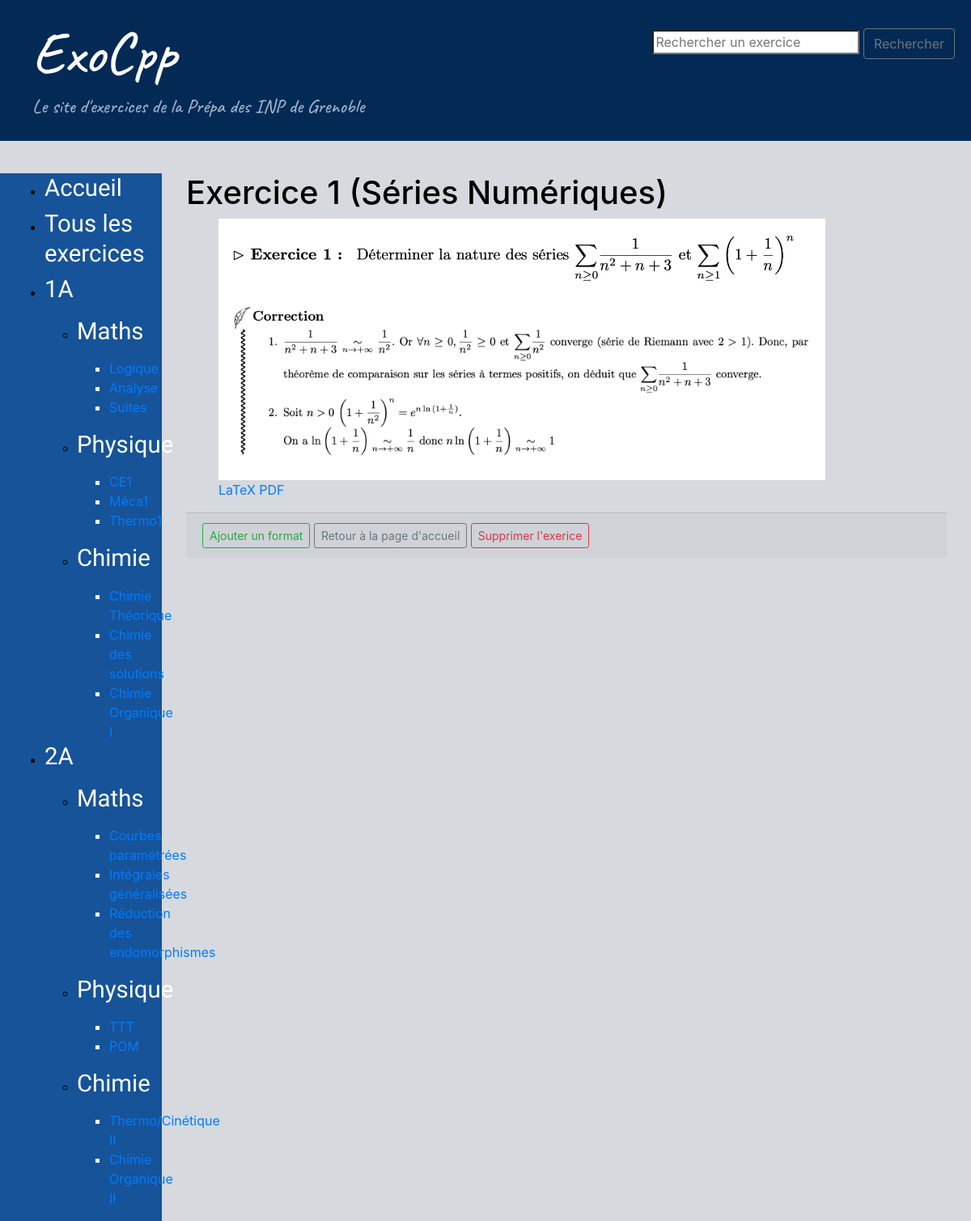
Before: /exercice/1 with the older database file.
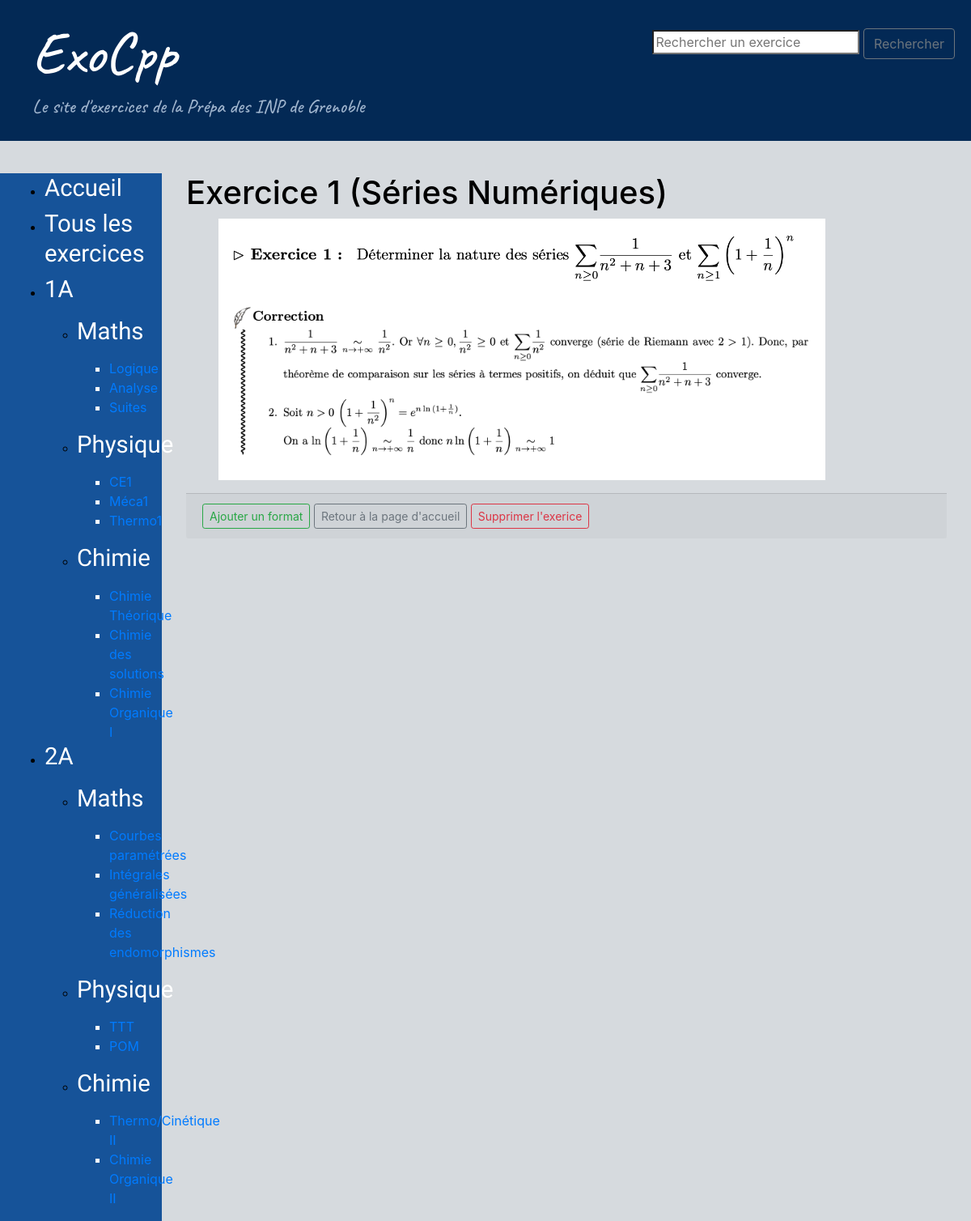
After: the same page with the newer database file.
### exo/models.py (models this page shows, shortened)
class Exercice(models.Model):
    nom = models.CharField(max_length=200, null=False)
    tags = TaggableManager()
    chapitre = models.ForeignKey(Chapitre, on_delete = models.CASCADE)

class Chapitre(models.Model):
    annee = models.CharField(max_length=2, choices = [('1A', 'Première année'),
        ('2A', 'Deuxième année')])
    matiere = models.CharField(max_length=40 , choices = [('Maths', 'Maths'),('Chimie','Chimie'), ('Physique', 'Physique')]
        )
    nom = models.CharField(max_length=200, null=False)

class Fichier(models.Model):
    file = models.FileField(upload_to='')
    format = models.CharField(max_length = 2, choices = [('w', 'Document Word'),
        ('p', 'PDF'), ('t', 'LaTeX'), ('i', 'Image')])
    exercice = models.ForeignKey(Exercice, related_name = 'fichier',
        on_delete = models.CASCADE)
    created_date = models.DateTimeField(default=timezone.now)
    published_date = models.DateTimeField(blank=True, null=True)

### exo/views.py (the view)
# urls.py: path('exercice/<int:exercice_id>', views.detail, name='exercice-details'),
def detail(request, exercice_id):
    exercice = get_object_or_404(Exercice, pk=exercice_id)
    return render(request, 'exo/detail.html', {'exercice': exercice,
    	'fichiers': Fichier.objects.filter(exercice_id=exercice_id)},)

### exo/templates/exo/detail.html
{% extends "base_generic.html" %}
{% block content %}
  <h1>{{exercice.nom}} ({{exercice.chapitre.nom}})</h1>
  <ul>
    {% for fichier in fichiers %}
		{% if fichier.format == "i" %}
			<img src="{{ fichier.file.url }}" alt="énoncé" width="750"><br/>
		{% else %}
			<a href="{{ fichier.file.url }}">{{ fichier.get_format_display }}</a>
		{% endif %}
	{% endfor %}
  </ul>
  <div class="card-footer text-muted">
  	<a href="{% url 'newformat' %}" class="btn btn-outline-success btn-sm">Ajouter un format</a>
  	<a href="{% url 'home' %}" class="btn btn-outline-secondary btn-sm">Retour à la page d'accueil</a>
  	<a href="{% url 'supp_ex' exercice.id %}" class="btn btn-outline-danger btn-sm">Supprimer l'exerice</a>
  </div>
{% endblock %}

### exo/templates/base_generic.html (shortened to what this page needs)
{% load static %}
<!DOCTYPE html>
<html lang="en">
<head>
  <link rel="stylesheet" href="https://stackpath.bootstrapcdn.com/bootstrap/4.1.3/css/bootstrap.min.css">
  <link rel="stylesheet" href="{% static 'css/styles.css' %}">
</head>
<body>
  <div class="page-header">
      <div class="wrapper col1">
        <div id="topbar">
          <div id="search">
            <form class="search" method=POST action="{% url 'search-chap' %}">
              <input class="barre-recherche" type="search" placeholder="Rechercher un exercice" aria-label="Recherche" name="searched">
              <button class="btn btn-outline-secondary" type="submit">Rechercher</button>
            </form>
          </div>
        </div>
      </div>
      <h1><a href="/">ExoCpp</a></h1>
      <h5>Le site d'exercices de la Prépa des INP de Grenoble</h5>
  </div>
  <div class="container-fluid">
    <div class="row">
      <div class="col-sm-2">
          <ul>
            {% block sidebar %}
              <li><h4><a href="{% url 'home' %}">Accueil</a></h4></li>
              <li><h4><a href="{% url 'exercices' %}">Tous les exercices</a></h4></li>
            {% endblock %}
            <li><h4><a href="{% url '1A' %}">1A</a></h4>
              <ul>
                <li><p><h4><a href="#">Maths</a></h4></p>
            <div class="liste-chap">
              <ul>
                <li><a href="#">Logique</a></li>
                <li><a href="#">Analyse</a></li>
                <li><a href="#">Suites</a></li>
              </ul>
            </div></li>
                <li><p><h4><a href="#">Physique</a></h4></p>
                <div class="liste-chap">
                  <ul>
                    <li><a href="#">CE1</a></li>
                    <li><a href="#">Méca1</a></li>
                    <li><a href="#">Thermo1</a></li>
                  </ul>
                </div></li>
                <li><p><h4><a href="#">Chimie</a></h4></p>
            <div class="liste-chap">
              <ul>
                <li><a href="#">Chimie Théorique</a></li>
                <li><a href="#">Chimie des solutions</a></li>
                <li><a href="#">Chimie Organique I</a></li>
              </ul>
            </div></li>
              </ul>
              </li>
            <li><h4><a href="{% url '2A' %}">2A</a></h4>
              <ul>
                <li><p><h4><a href="#">Maths</a></h4></p>
            <div class="liste-chap">
              <ul>
                <li><a href="#">Courbes paramétrées</a></li>
                <li><a href="#">Intégrales généralisées</a></li>
                <li><a href="#">Réduction des endomorphismes</a></li>
              </ul>
            </div></li>
                <li><p><h4><a href="#">Physique</a></h4></p>
                <div class="liste-chap">
                  <ul>
                    <li><a href="#">TTT</a></li>
                    <li><a href="#">POM</a></li>
                  </ul>
                </div></li>
                <li><p><h4><a href="#">Chimie</a></h4></p>
            <div class="liste-chap">
              <ul>
                <li><a href="#">Thermo/Cinétique II</a></li>
                <li><a href="#">Chimie Organique II</a></li>
              </ul>
            </div></li>
              </ul>
              </li>
          </ul>
      </div>
         <div class="col-sm-10 ">
            <div class="container">
              {% block content %}
              {% endblock %}
            </div>
         </div>
    </div>
  </div>
</body>
</html>

### exo/static/css/styles.css (style rules this page uses)
.page-header { background-color: #032955; margin-top: 0; margin-bottom: 40px; padding: 20px 20px 20px 40px; }
.page-header h1, .page-header h1 a, .page-header h1 a:visited, .page-header h1 a:active { color: #ffffff; font-size: 54pt; text-decoration: none; }
h1 a, h2 a { color: #FFFFFF; font-family: 'Caveat', cursive; }
h5 { color: #A0B5CE; font-size: 18pt; font-family: 'Caveat', cursive; }
h4 a { color: #FFFFFF; font-family: 'Cuprum', sans-serif; }
.col-sm-2 { background-color: #165399; }
.col-sm-2 h4, .col-sm-2 h4 a, .col-sm-2 h4 a:visited, .col-sm-2 h4 a:active { color: #FFFFFF; font-size: 22pt; text-decoration: none; }
body { background-color: #D6DADE; color: black; }
#topbar { height:45px; padding:15px 0; float: right }
#topbar #search { display:block; float:right; }
.liste-chap, .liste-chap:visited .liste-chap:hover { color: white; background: none; }

Changed rows visible on the page:
removed Fichier: format "LaTeX"
removed Fichier: format "PDF"
